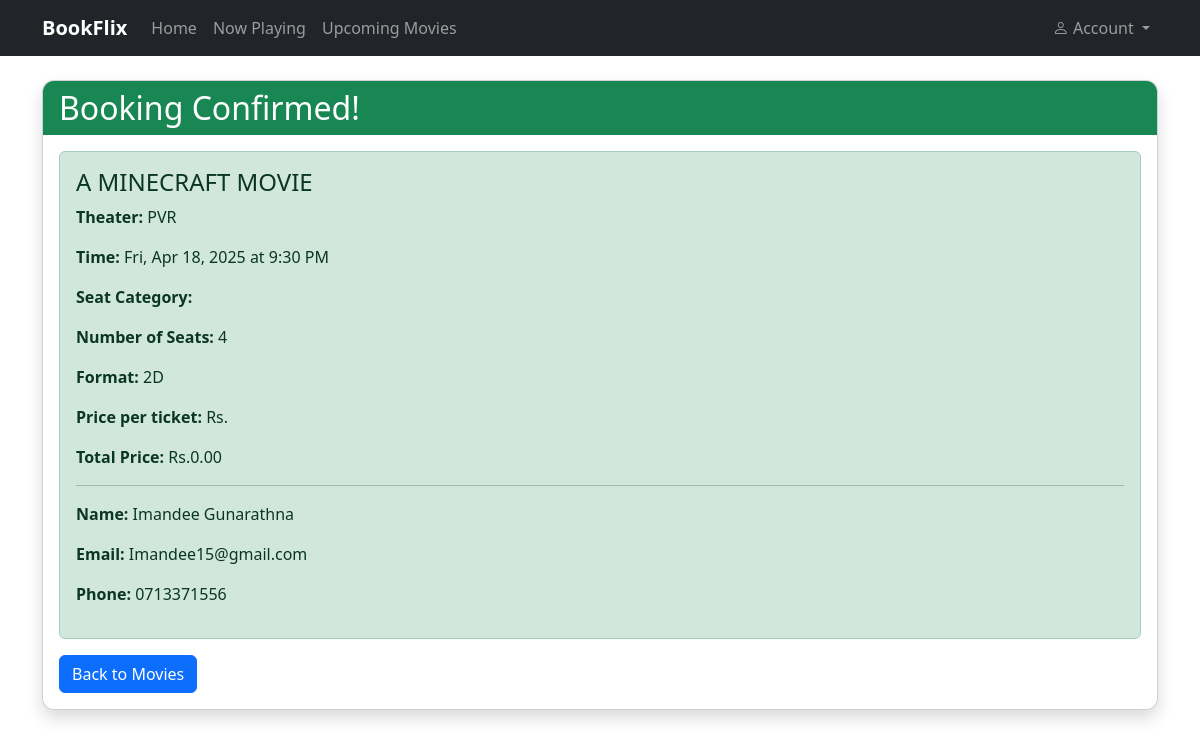
The app's page /booking-confirmation/3/, older data.
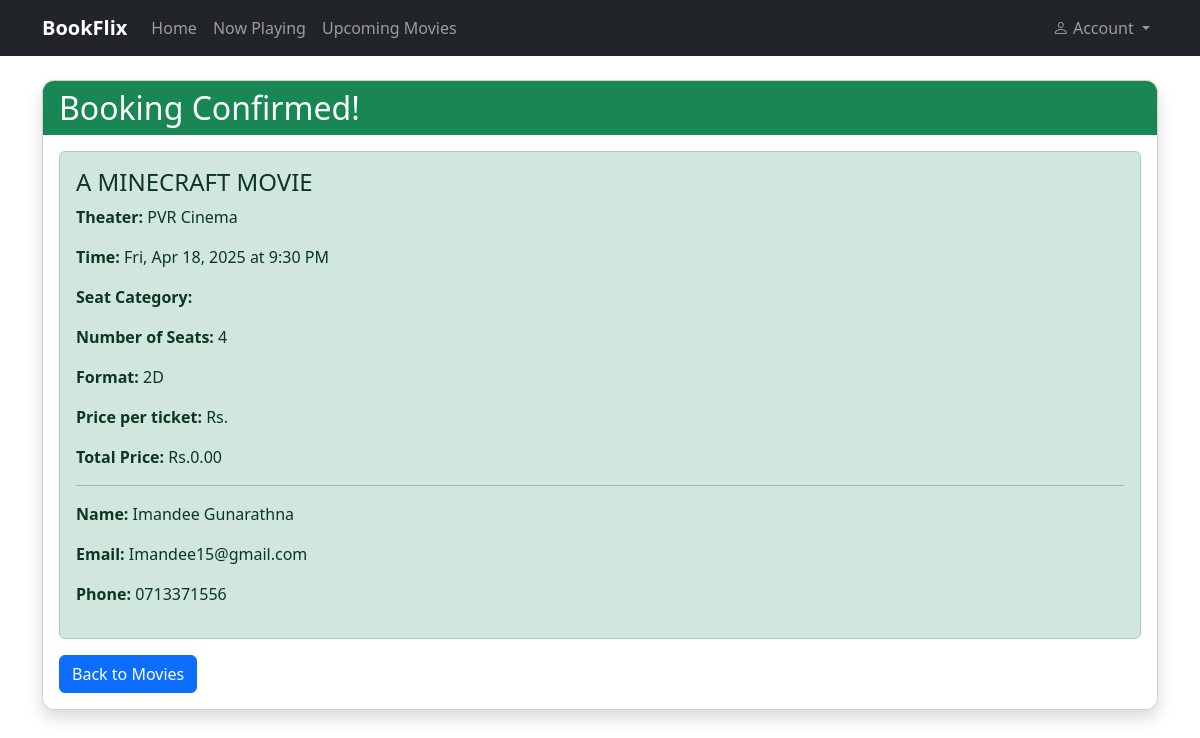
The same page, newer data.
### tickets/models.py (models this page shows, shortened)
class Booking(models.Model):
    user = models.ForeignKey(settings.AUTH_USER_MODEL, on_delete=models.CASCADE, related_name='bookings',null=True, blank=True)
    name = models.CharField(max_length=100, default='Guest User')
    email = models.EmailField(default='guest@example.com',
                              validators = [
                                  EmailValidator(
                                      message='Please enter a valid email address',
                                      code='invalid_email'
                                  ),
                              ]
    )
    phone = models.CharField(max_length=15,
                             default='0000000000',
                             validators =[
                                 RegexValidator(
                                     regex=r'^\d{10}$',
                                     message='Phone number must be 10 digits',
                                     code='invalid_phone'
                                 ),
                             ]
    )
    showtime = models.ForeignKey(Showtime, on_delete=models.CASCADE)
    seat_category = models.ForeignKey(SeatCategory, on_delete=models.CASCADE, null=True, blank=True)
    seats = models.IntegerField(default=1)
    booked_at = models.DateTimeField(auto_now_add=True)
    total_price = models.DecimalField(max_digits=8, decimal_places=2, default=0.00)
    format = models.CharField(max_length=10, choices=[
        ('2D', '2D'),
        ('3D', '3D'),
    ], default='2D')

class Showtime(models.Model):
    movie = models.ForeignKey(Movie, on_delete=models.CASCADE)
    theater = models.ForeignKey(Theater, on_delete=models.CASCADE)
    start_time = models.DateTimeField()
    available_seats = models.IntegerField()

class Theater(models.Model):
    name = models.CharField(max_length=100)
    location = models.CharField(max_length=200)
    capacity = models.IntegerField()

class Movie(models.Model):
    title = models.CharField(max_length=200)
    description = models.TextField()
    duration = models.IntegerField()
    rating = models.CharField(max_length=5)
    synopsis = models.TextField(blank=True, null=True)
    director = models.CharField(max_length=100, blank=True, null=True)
    cast = models.TextField(blank=True, null=True,
                            help_text="Separate actor names with commas")
    genre = models.CharField(max_length=50, choices=[
        ('Action', 'Action'),
        ('Adventure', 'Adventure'),
        ('Animation', 'Animation'),
        ('Biography', 'Biography'),
        ('Drama', 'Drama'),
        ('Horror', 'Horror'),
        ('Thriller', 'Thriller'),
    ],
    default='Drama'
    )
    format = models.CharField(max_length=10, choices=[
        ('2D', '2D'),
        ('3D', '3D'),
    ],
    default='2D'
    )
    language = models.CharField(max_length=20, choices=[
        ('Chinese', 'Chinese'),
        ('English', 'English'),
        ('Hindi', 'Hindi'),
        ('Sinhala', 'Sinhala'),
        ('Tamil', 'Tamil'),
    ],
    default='English'
     )
    poster = models.ImageField(upload_to='media/', blank=True)
    is_released = models.BooleanField(default=False)
    release_date = models.DateField(null=True, blank=True)
    is_featured = models.BooleanField(default=False)

### tickets/views.py (the view)
# urls.py: path('booking-confirmation/<int:booking_id>/', views.booking_confirmation, name='booking_confirmation'),
def booking_confirmation(request, booking_id):
    booking = Booking.objects.get(id=booking_id)
    return render(request, 'tickets/booking_confirmation.html', {'booking': booking})

### tickets/templates/tickets/booking_confirmation.html
{% extends 'tickets/base.html' %}
{% block content %}
<div class="card shadow booking-card">
    <div class="card-header bg-success text-white">
        <h2 class="mb-0">Booking Confirmed!</h2>
    </div>
    <div class="card-body">
        <div class="alert alert-success">
            <h4>{{ booking.showtime.movie.title }}</h4>
            <p><strong>Theater:</strong> {{ booking.showtime.theater.name }}</p>
            <p><strong>Time:</strong> {{ booking.showtime.start_time|date:"D, M j, Y" }} at {{ booking.showtime.start_time|time:"g:i A" }}</p>
            <p><strong>Seat Category:</strong> {{ booking.seat_category.name }}</p>
            <p><strong>Number of Seats:</strong> {{ booking.seats }}</p>
            <p><strong>Format:</strong> {{ booking.format }}</p>
            <p><strong>Price per ticket:</strong> Rs.{% if booking.format == '2D' %}{{ booking.seat_category.price_2d }}{% else %}{{ booking.seat_category.price_3d }}{% endif %}</p>
            <p><strong>Total Price:</strong> Rs.{{ booking.total_price }}</p>
            <hr>
            <p><strong>Name:</strong> {{ booking.name }}</p>
            <p><strong>Email:</strong> {{ booking.email }}</p>
            <p><strong>Phone:</strong> {{ booking.phone }}</p>
        </div>
        <a href="{% url 'home' %}" class="btn btn-primary">Back to Movies</a>
    </div>
</div>
{% endblock %}

Row changes from the older to the newer data that the page shows:
changed through a linked row, Booking "Imandee Gunarathna": showtime.theater.name "PVR" → "PVR Cinema"
